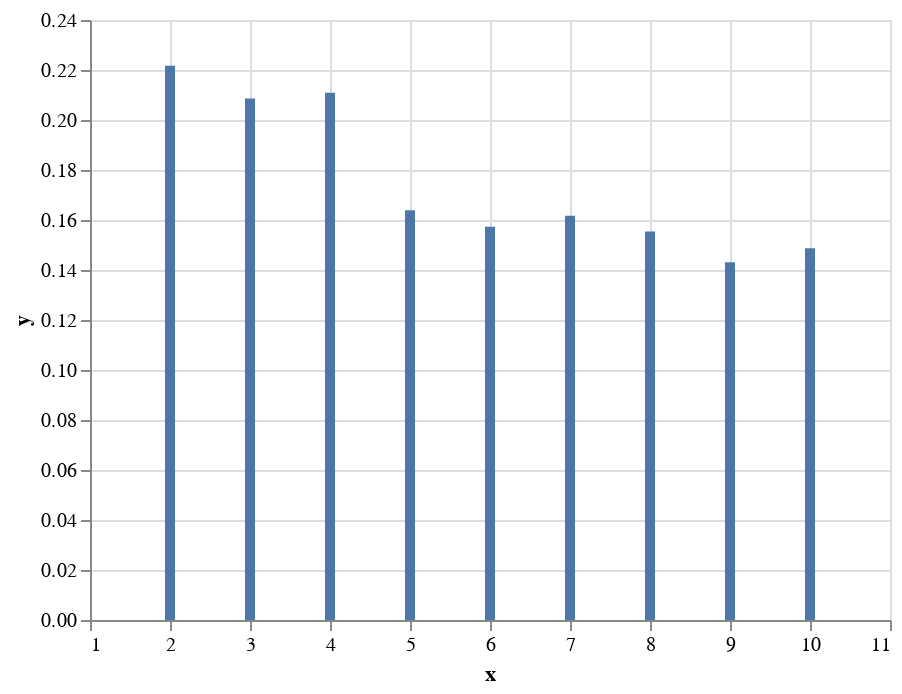

Source (notebook cell):
### Code cell
import altair as alt
import pandas as pd

data = pd.DataFrame({'x': range_n_clusters,
                     'y': s_values})
alt.Chart(data).mark_bar().encode(
    x='x',
    y='y',
)

### Figure 1 — Vega-Lite specification as saved in the notebook (floating-point values rounded to 4 significant figures)
{"config": {"view": {"continuousWidth": 400, "continuousHeight": 300}}, "data": {"name": "data-c486b7080f3a4900b9b4c7fef8b7f9e4"}, "mark": "bar", "encoding": {"x": {"type": "quantitative", "field": "x"}, "y": {"type": "quantitative", "field": "y"}}, "$schema": "https://vega.github.io/schema/vega-lite/v4.8.1.json", "datasets": {"data-c486b7080f3a4900b9b4c7fef8b7f9e4": [{"x": 2, "y": 0.2217}, {"x": 3, "y": 0.2086}, {"x": 4, "y": 0.2109}, {"x": 5, "y": 0.1639}, {"x": 6, "y": 0.1573}, {"x": 7, "y": 0.1617}, {"x": 8, "y": 0.1554}, {"x": 9, "y": 0.1431}, {"x": 10, "y": 0.1487}]}}
